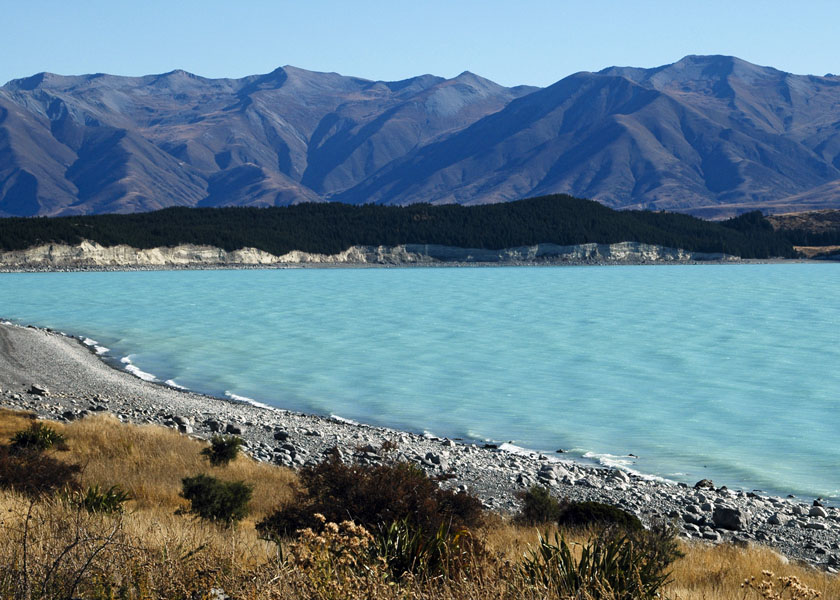
#> input picture Images/New_Zealand_Lake.jpg, 840 x 600 px
$ python opencv_ms_blurring.py
#> lines starting #> are read from the running program, lines starting #| are printed output that depends on the picture
import cv2
from matplotlib import pyplot as plt

pic = cv2.imread("./Images/New_Zealand_Lake.jpg",
                 cv2.IMREAD_UNCHANGED)  # color
#> pic is the input picture: shape (600, 840, 3); mean B, G, R 140.2, 126.7, 100.9
# pic = cv2.imread("./Images/New_Zealand_Lake.jpg", 0) #gray
# cv2.imshow('normal', pic)


def applyMedianBlur(image, start=1, end=7, step=1):
    images = []
    stepsizes = []
    for m in range(start, end, step):
        M = (m, m)
        img = cv2.medianBlur(image, M)
        images.append(img)
        stepsizes.append(str(m))
    return images, stepsizes


def applyGaussianBlur(image, start=2, end=7, step=1):
    images = []
    stepsizes = []
    for m in range(start, end, step):
        M = (m, m)
        img = cv2.GaussianBlur(image, M, 0)
        images.append(img)
        stepsizes.append(str(m))
    return images, stepsizes


def plotBlurredImages(images_gb, stepsizes_gb, images_mb, sz):
    for (image_gb, stepsize, image_mb) in zip(images_gb, stepsizes_gb,
                                              images_mb):
        for i in range(len(stepsizes_gb)):
            plt.subplot(1, 3, 1), plt.imshow(
                pic[:, :, ::-1]), plt.title('normal, stepsize =  ' + stepsize)
            plt.xticks([]), plt.yticks([])
            # [:,:,::-1] to change the order of colors

            plt.subplot(1, 3, 2), plt.imshow(image_gb[:, :, ::-1]),
            plt.title('gaussian, stepsize =  ' + stepsize)

            plt.subplot(1, 3, 3), plt.imshow(image_mb[:, :, ::-1]),
            plt.title('median, stepsize =  ' + stepsize)
        plt.show()


plotBlurredImages(*applyGaussianBlur(pic, 7, 8, 2),
                  *applyGaussianBlur(pic, 7, 8, 2))
#> the loop in applyGaussianBlur, `for m in range(start, end, step):` made 1 pass
#> pass 1, in applyGaussianBlur, `img = cv2.GaussianBlur(image, M, 0)`:
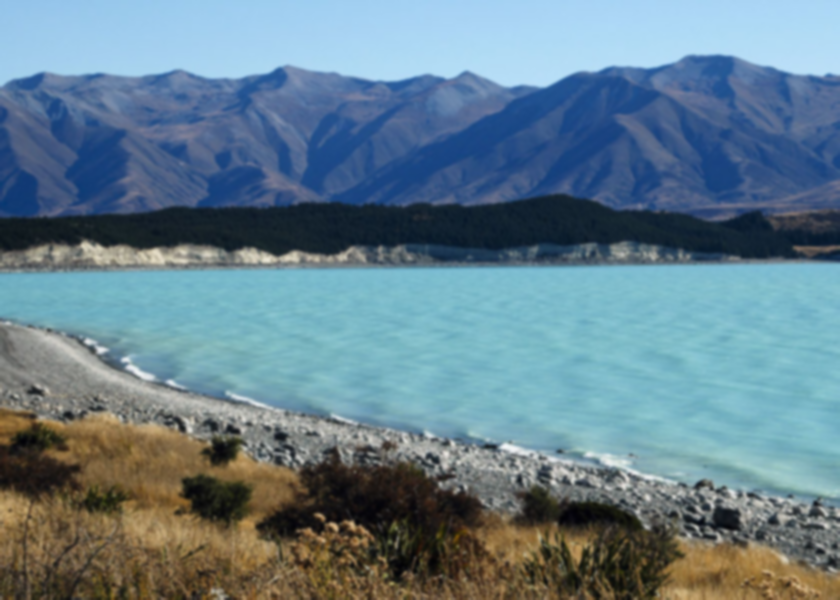
#> img: shape (600, 840, 3); mean B, G, R 140.2, 126.7, 100.9
#> after the loop in applyGaussianBlur, `for m in range(start, end, step):`: images = 1 item; stepsizes = ['7']
#> the loop in plotBlurredImages, `for (image_gb, stepsize, image_mb) in zip(images_gb, stepsizes_gb, ima..` made 1 pass
#> pass 1, in plotBlurredImages, `plt.show()`:
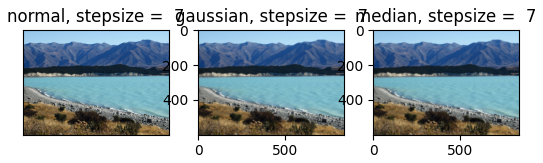
#> figure drawn by matplotlib, 3 panels

cv2.waitKey(0)
cv2.destroyAllWindows()

$ run again, with Images/canada.jpg copied over Images/New_Zealand_Lake.jpg
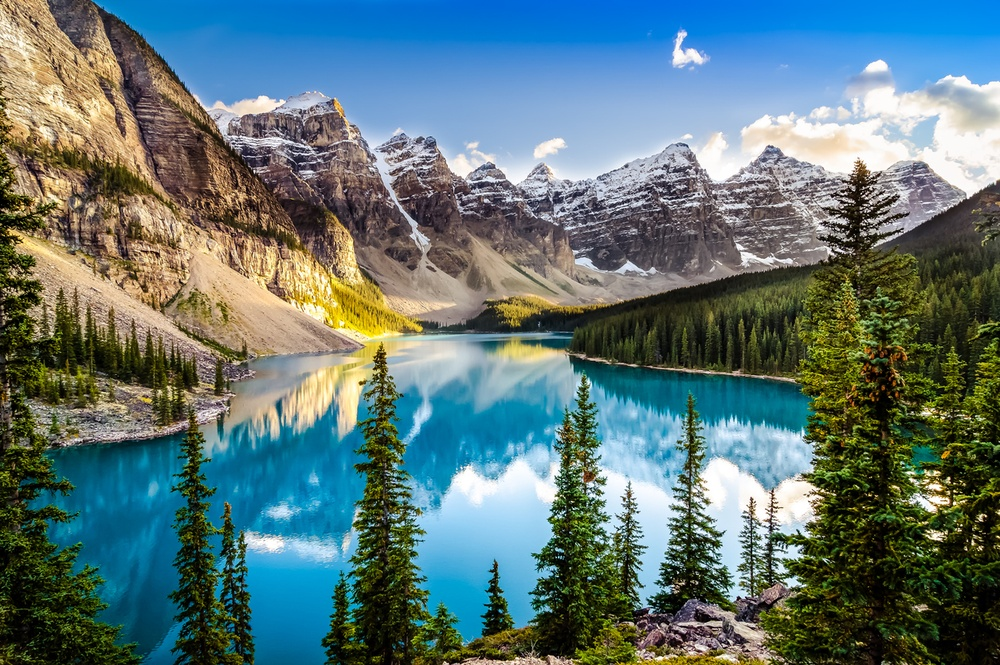
#> input picture Images/canada.jpg, 1000 x 665 px, shrunk from 1255 x 835 before the run
#> pic is the input picture: shape (665, 1000, 3); mean B, G, R 118.6, 117.9, 93.8
#> the loop in applyGaussianBlur, `for m in range(start, end, step):` made 1 pass
#> pass 1, in applyGaussianBlur, `img = cv2.GaussianBlur(image, M, 0)`:
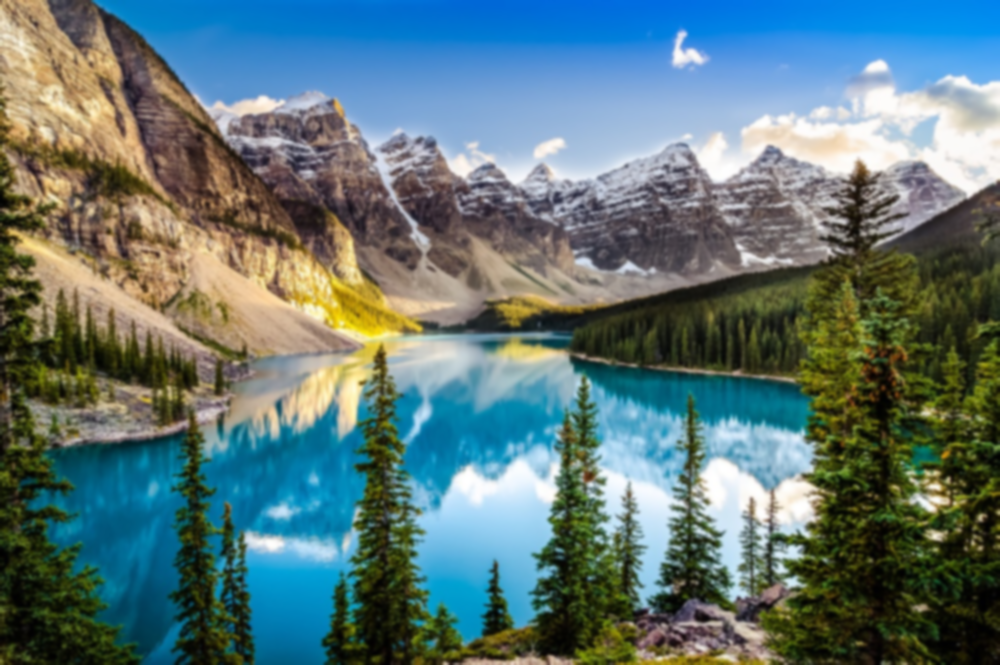
#> img: shape (665, 1000, 3); mean B, G, R 118.6, 117.9, 93.8
#> after the loop in applyGaussianBlur, `for m in range(start, end, step):`: images = 1 item; stepsizes = ['7']
#> the loop in plotBlurredImages, `for (image_gb, stepsize, image_mb) in zip(images_gb, stepsizes_gb, ima..` made 1 pass
#> pass 1, in plotBlurredImages, `plt.show()`:
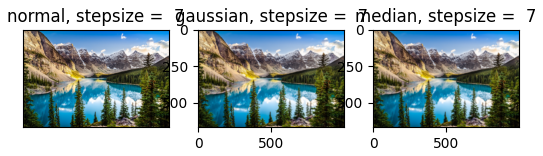
#> figure drawn by matplotlib, 3 panels

$ run again, with Images/colorful_umbrella.jpg copied over Images/New_Zealand_Lake.jpg
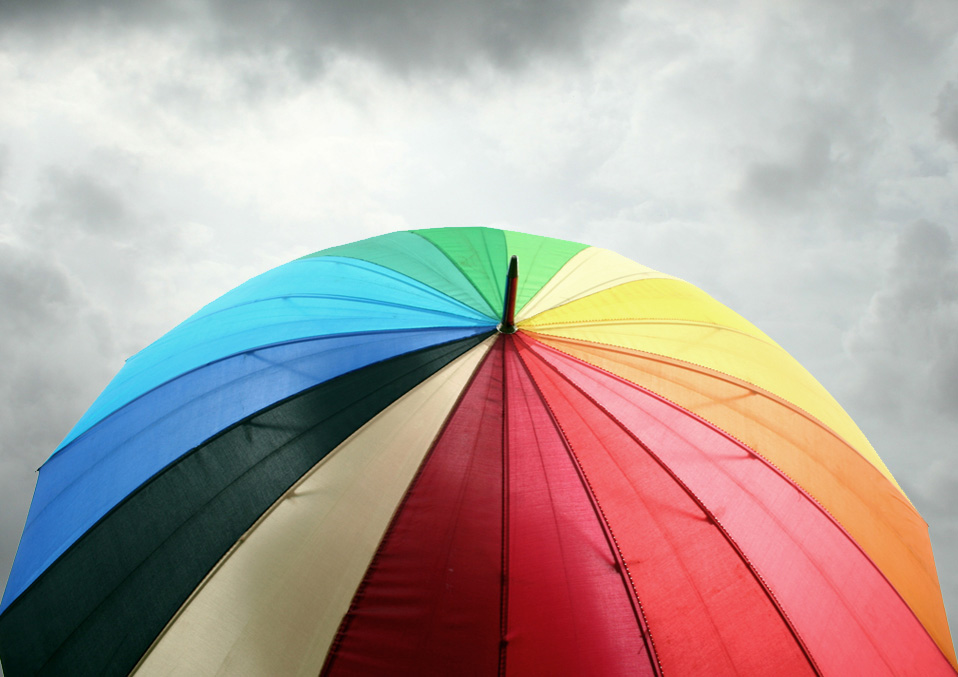
#> input picture Images/colorful_umbrella.jpg, 958 x 677 px
#> pic is the input picture: shape (677, 958, 3); mean B, G, R 157.1, 161.5, 176.4
#> after the loop in applyGaussianBlur, `for m in range(start, end, step):`: images = 1 item; stepsizes = ['7']
#> the loop in plotBlurredImages, `for (image_gb, stepsize, image_mb) in zip(images_gb, stepsizes_gb, ima..` made 1 pass
#> pass 1, in plotBlurredImages, `plt.show()`:
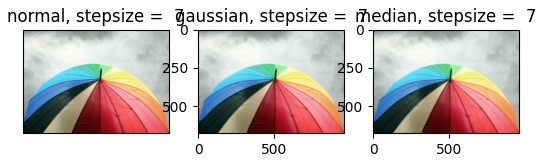
#> figure drawn by matplotlib, 3 panels
